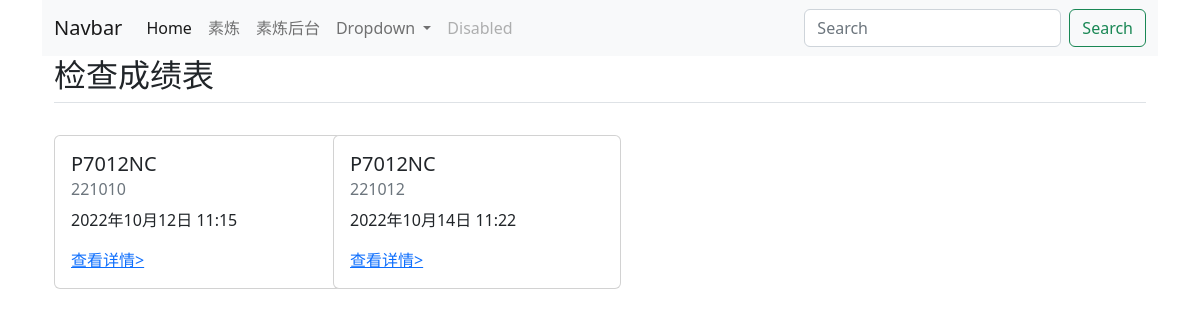
Before: /mixb/ with the older database file.
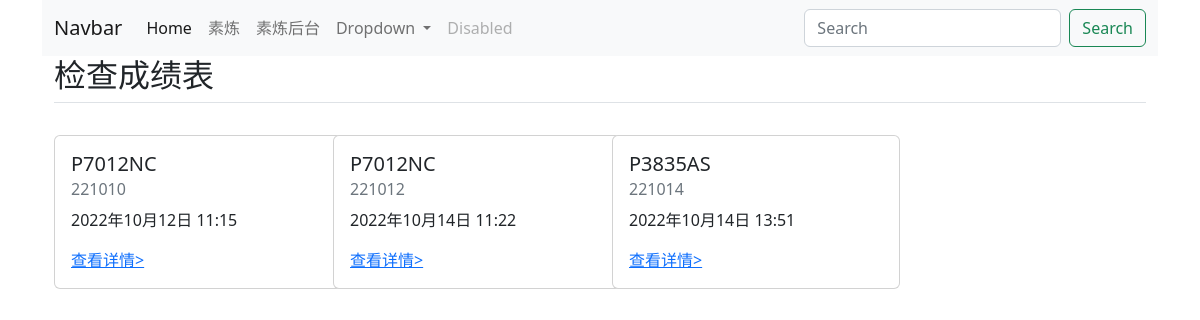
After: the same page with the newer database file.
### mixb/models.py (models this page shows, shortened)
class Schedule(models.Model):
    lot = models.IntegerField(verbose_name='批号')
    item = models.ForeignKey(Item, on_delete=models.CASCADE, verbose_name='品名')
    batch = models.IntegerField(verbose_name='回数')
    packages = models.IntegerField(verbose_name='框数')
    mix_a_lot = models.CharField(max_length=6, blank=True, verbose_name='A炼批号')
    mix_b_lot = models.CharField(max_length=6, blank=True, verbose_name='B炼批号')
    notes = models.CharField(max_length=255, blank=True, verbose_name='备注')
    created_time = models.DateTimeField(auto_created=True, verbose_name='添加时间')
    etd = models.DateField(blank=True, verbose_name='发货日')
    class Meta:
        verbose_name = verbose_name_plural = '计划'

class Item(models.Model):
    ROTORS = [
        (0, 'ML'),
        (1, 'Ms'),
    ]
    PULL_PERCENT = [
        (0, '300'),
        (1, '100'),
        (2, '50'),
    ]
    PULL_UNIT = [
        (0, 'kgf/cm2'),
        (1, 'Mpa'),
    ]
    customer = models.ForeignKey(Customer, on_delete=models.PROTECT, verbose_name='客户')
    name = models.CharField(max_length=255, verbose_name='品名')
    rotor = models.IntegerField(choices=ROTORS, default=0, verbose_name='转子')
    mv_temperature = models.IntegerField(default=125, blank=True, verbose_name='门尼温度')
    mv_duration = models.CharField(max_length=20, default='1+4', verbose_name='门尼时间')
    scorch_temperature = models.IntegerField(default=125, null=True, blank=True, verbose_name='焦烧温度')
    scorch_type = models.CharField(max_length=20, default='T=5', verbose_name='焦烧类型')
    mdr_temperature = models.IntegerField(null=True, blank=True, verbose_name='MDR温度')
    mdr_duration = models.FloatField(null=True, blank=True, verbose_name='MDR时间')
    vulcanization_temperature = models.IntegerField(null=True, blank=True, verbose_name='硫化温度')
    vulcanization_disc_duration = models.FloatField(null=True, blank=True, verbose_name='圆片时间')
    vulcanization_square_duration = models.FloatField(null=True, blank=True, verbose_name='方片时间')
    m_percent_type = models.IntegerField(choices=PULL_PERCENT, default=0, verbose_name='M%数值')
    m_percent_unit = models.IntegerField(choices=PULL_UNIT, default=0, verbose_name='M%单位')
    tb_unit = models.IntegerField(choices=PULL_UNIT, default=0, verbose_name='TB单位')
    mv = models.CharField(max_length=255, null=True, blank=True, verbose_name='门尼')
    mv_min = models.FloatField(null=True, blank=True, verbose_name='MV最小值')
    mv_max = models.FloatField(null=True, blank=True, verbose_name='MV最大值')
    scorch_min = models.FloatField(null=True, blank=True, verbose_name='焦烧最小值')
    scorch_max = models.FloatField(null=True, blank=True, verbose_name='焦烧最大值')
    fmin_min = models.FloatField(null=True, blank=True, verbose_name='Fmin最小值')
    fmin_max = models.FloatField(null=True, blank=True, verbose_name='Fmin最大值')
    fmax_min = models.FloatField(null=True, blank=True, verbose_name='Fmax最小值')
    fmax_max = models.FloatField(null=True, blank=True, verbose_name='Fmax最大值')
    t10_min = models.FloatField(null=True, blank=True, verbose_name='T10最小值')
    t10_max = models.FloatField(null=True, blank=True, verbose_name='T10最大值')
    t90_min = models.FloatField(null=True, blank=True, verbose_name='T90最小值')
    t90_max = models.FloatField(null=True, blank=True, verbose_name='T90最大值')
    sg_min = models.FloatField(null=True, blank=True, verbose_name='SG最小值')
    sg_max = models.FloatField(null=True, blank=True, verbose_name='SG最大值')
    hs_min = models.FloatField(null=True, blank=True, verbose_name='HS最小值')
    hs_max = models.FloatField(null=True, blank=True, verbose_name='HS最大值')
    m_percent_min = models.FloatField(null=True, blank=True, verbose_name='M%最小值')
    m_percent_max = models.FloatField(null=True, blank=True, verbose_name='M%最大值')
    tb_min = models.FloatField(null=True, blank=True, verbose_name='TB最小值')
    tb_max = models.FloatField(null=True, blank=True, verbose_name='TB最大值')
    eb_min = models.IntegerField(null=True, blank=True, verbose_name='EB最小值')
    eb_max = models.IntegerField(null=True, blank=True, verbose_name='EB最大值')
    def __str__(self):
        return self.name
    class Meta:
        verbose_name = verbose_name_plural = '品名清单'

### mixb/views.py (the view)
# urls.py: path('', views.index, name='index'),
def index(request):
    schedules = Schedule.objects.all()
    context = {
        'schedules': schedules
    }
    return render(request, 'mixb/index.html', context)

### mixb/templates/mixb/index.html
{% extends 'header.html' %}
{% block content %}
{% if schedules %}
<div class="container">
    <h2 class="pb-2 border-bottom">检查成绩表</h2>
    <div class="row">
        {% for schedule in schedules %}
        <div class="col-sm-3 mt-4">
            <div class="card" style="width: 18rem;">
                <div class="card-body">
                    <h5 class="card-title">{{ schedule.item }}</h5>
                    <h6 class="card-subtitle mb-2 text-muted">{{ schedule.lot }}</h6>
                    <p class="card-text">{{ schedule.created_time }}</p>
                    <a href="/mixb/{{ schedule.id }}/" class="card-link">查看详情></a>
                </div>
            </div>
        </div>
        {% endfor %}
    </div>
</div>
{% else %}
<p>no results.</p>
{% endif %}
{% endblock content %}

Changed rows visible on the page:
added Schedule: item "P3835AS", lot "221014", created_time "2022年10月14日 13:51"
